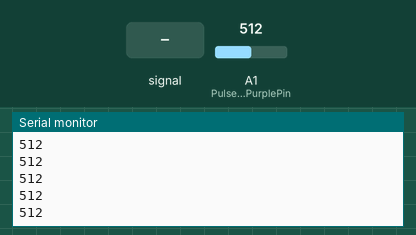
Recording of a sketch running on a simulated Arduino Uno, built with avr-gcc and run on an emulated ATmega328P. Parts: the last lines printed to the serial monitor. Inputs (shaded band) come from the test bench; at power-on: A1 (PulseSensorPurplePin) = 512.

Above: at 1.2 s.
1.3 s: A1 (PulseSensorPurplePin) fed a 200 Hz sine of ±81 counts around its level
At 2.1 s:
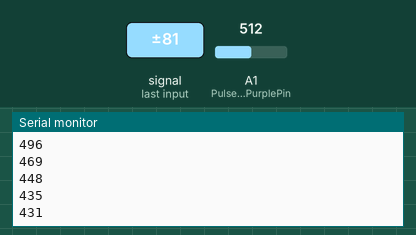
2.8 s: A1 (PulseSensorPurplePin) set to 716
At 3.5 s:
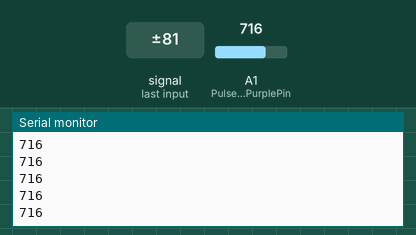
4.3 s: A1 (PulseSensorPurplePin) fed a 1000 Hz sine of ±255 counts around its level
5.8 s: A1 (PulseSensorPurplePin) set to 1023
At 6.4 s:
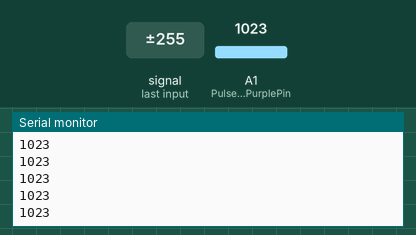
Timing chart, 0 to 8.3 s (numbered marks = the images above; inputs shaded):
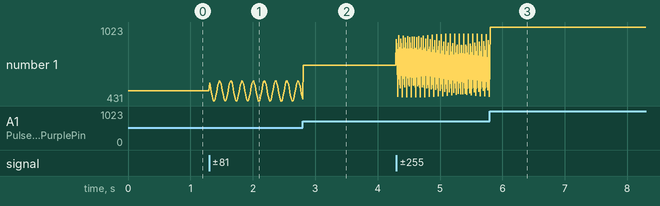

Measured:
- after the input at 1.3 s, the serial monitor: prints a new line at once (image 1)
- plotted number 1: 512 → 445 after the input at 1.3 s

The sketch:

pulse.ino
```cpp
//  Variables
int PulseSensorPurplePin = 1;   // Pulse Sensor PURPLE WIRE connected to ANALOG PIN 0
int Signal;                     // holds the incoming raw data. Signal value can range from 0-1024
int Threshold = 550;            // Determine which Signal to "count as a beat", and which to ingore.
int i;
// The SetUp Function:
void setup() {
  Serial.begin(9600);         // Set's up Serial Communication at certain speed.
}

// The Main Loop Function
void loop() {
  Signal = analogRead(PulseSensorPurplePin);  // Read the PulseSensor's value.
  Serial.println(Signal);                     // Send the Signal value to Serial Plotter.
  if(Signal > Threshold){i = i+1;}            // If the signal is above "550", then "turn-on" Arduino's on-Board LED.
  delay(10);
}
```
